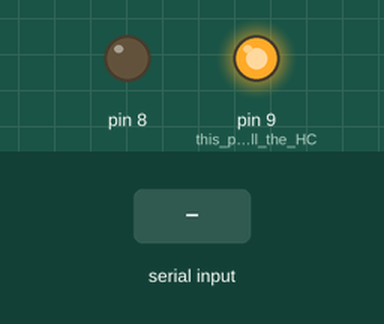
Simulated run of this sketch. Board: Arduino Uno, built with avr-gcc and run on an emulated ATmega328P. Shown: output pins drawn as LEDs (lit = HIGH). Inputs (shaded band) come from the test bench. What the sketch prints to the serial monitor is not drawn.

Above: at 1.2 s.
1.3 s: "1" received over the second serial link
At 1.7 s:
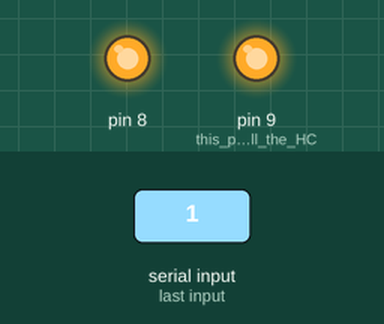
2.8 s: "0" received over the second serial link
At 4.0 s:
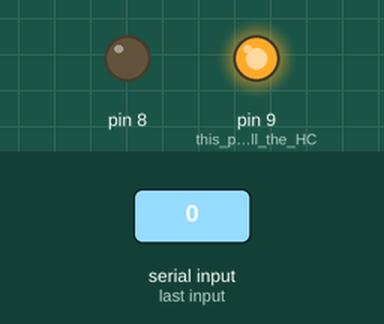
4.3 s: "2" received over the second serial link
At 5.2 s:
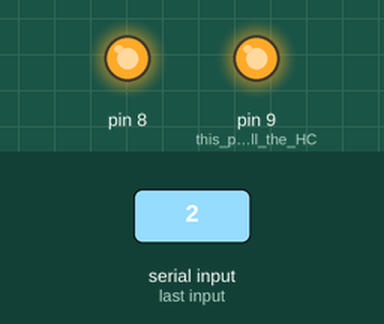
Timing chart, 0 to 7.3 s (numbered marks = the images above; inputs shaded):
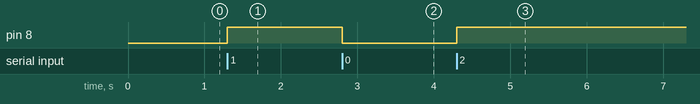

The sketch:

ThirdProject_RX.ino
```cpp
#include <SoftwareSerial.h>


int Tx = 2; //전송 보내는핀
int Rx = 3; //수신 받는핀
bool is_on = false;
SoftwareSerial BtSerial(Tx,Rx);

void setup() {
  // put your setup code here, to run once:
    pinMode(9, OUTPUT);  // this pin will pull the HC-05 pin 34 (key pin) HIGH to switch module to AT mode
    pinMode(8,OUTPUT);
  digitalWrite(9, HIGH);
  Serial.begin(38400);
  //Serial.println("hello");
  BtSerial.begin(38400);

}

void loop() {
  // put your main code here, to run repeatedly:
  if (BtSerial.available()) {
    Serial.write(BtSerial.read());
    if(!is_on){
        is_on = true;
        digitalWrite(8, HIGH);
    }

    else{
        is_on = false;
        digitalWrite(8, LOW);

    }
  }
  if (Serial.available()) {
    BtSerial.write(Serial.read());
  }
}
```

Measured:
- after the input at 1.3 s, pin 8: LOW → HIGH at once
- after the input at 2.8 s, pin 8: HIGH → LOW at once
- after the input at 4.3 s, pin 8: LOW → HIGH at once
